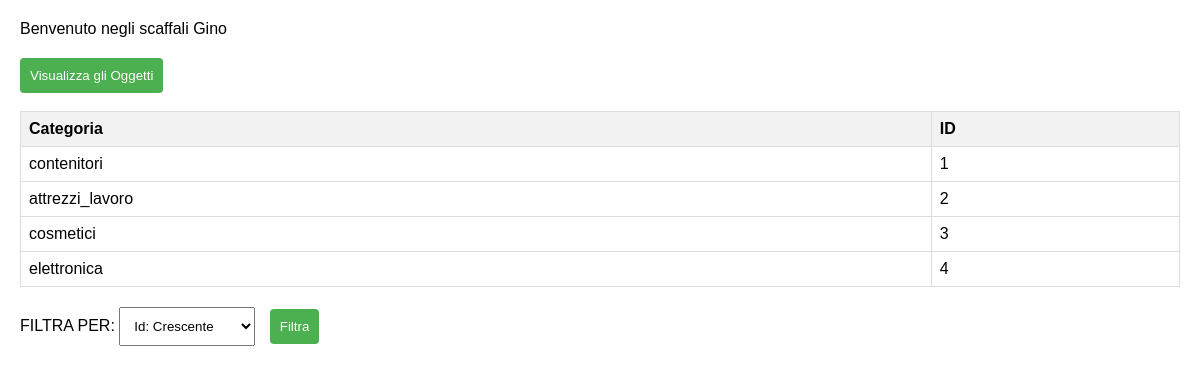
Screenshot of /scaffale.php (signed in) with the database file from the repository.
### tables this page shows
CREATE TABLE `scaffali` (
  `categoria` varchar(30) NOT NULL,
  `id` int(11) NOT NULL
);

### scaffale.php (the view, shortened to what this page needs)
<?php
if (isset($_SESSION["UTENTE"])) {
    echo '<link rel="stylesheet" type="text/css" href="style_scaffale.css">';
    echo "Benvenuto negli scaffali " . $_SESSION["UTENTE"];
    echo "<footer>
        <button onclick='redirectToPage(\"protetta.php\")'>Visualizza gli Oggetti</button>
      </footer><br>";
    try {
        $conn = new PDO("mysql:host=localhost;dbname=magazzino", "nicola", "1234");
        $conn->setAttribute(PDO::ATTR_ERRMODE, PDO::ERRMODE_EXCEPTION);
        $sql = 'SELECT * FROM scaffali';
        $statement = $conn->query($sql);
        if ($statement->rowCount() > 0) {
            echo "<table>
                    <tr>
                        <th>Categoria</th>
                        <th>ID</th>
                    </tr>";
            while ($row = $statement->fetch(PDO::FETCH_ASSOC)) {
                echo "<tr>
                        <td>{$row['categoria']}</td>
                        <td>{$row['id']}</td>
                    </tr> ";
            }
            echo "</table>";
            echo "<form method='POST'>
                    <label for='my_html_select_box'>FILTRA PER:</label>
                    <select name='my_html_select_box'>
                        <option>Id: Crescente</option>
                        <option>Id: Decrescente</option>
                    </select>
                    <button type='submit'>Filtra</button>
                </form>";
        } else {
            echo "Nessun risultato trovato";
        }
    } catch (PDOException $e) {
        echo "Connection failed: " . $e->getMessage();
    } finally {
        $conn = null;
    }
    echo "</body>
        </html>";
} else {
    echo "Accesso non consentito";
}
?>

### style_scaffale.css (style rules this page uses)
table { width: 100%; border-collapse: collapse; margin-bottom: 20px; }
th, td { border: 1px solid #dddddd; text-align: left; padding: 8px; }
th { background-color: #f2f2f2; }
form { margin-bottom: 20px; }
footer { margin-top: 20px; }
button { padding: 10px; cursor: pointer; background-color: #4CAF50; color: white; border: none; border-radius: 4px; }
select, button[type='submit'] { padding: 10px; margin-right: 10px; }

### rows the page displays
scaffali: categoria "contenitori", id "1"
scaffali: categoria "attrezzi_lavoro", id "2"
scaffali: categoria "cosmetici", id "3"
scaffali: categoria "elettronica", id "4"

### other values shown
$_SESSION["UTENTE"] "Gino"
